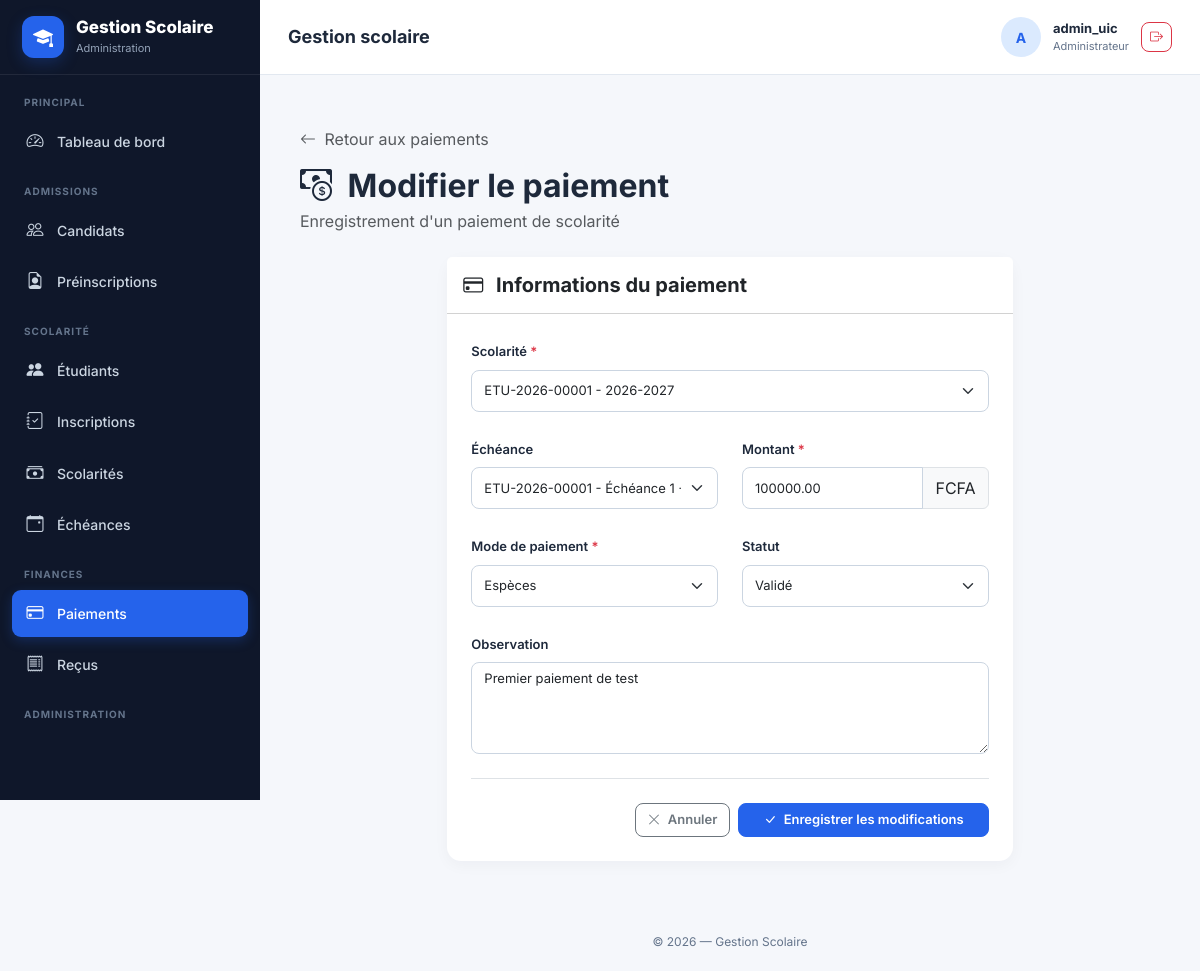
The app's page /paiements/1/modifier/ (signed in), older data.
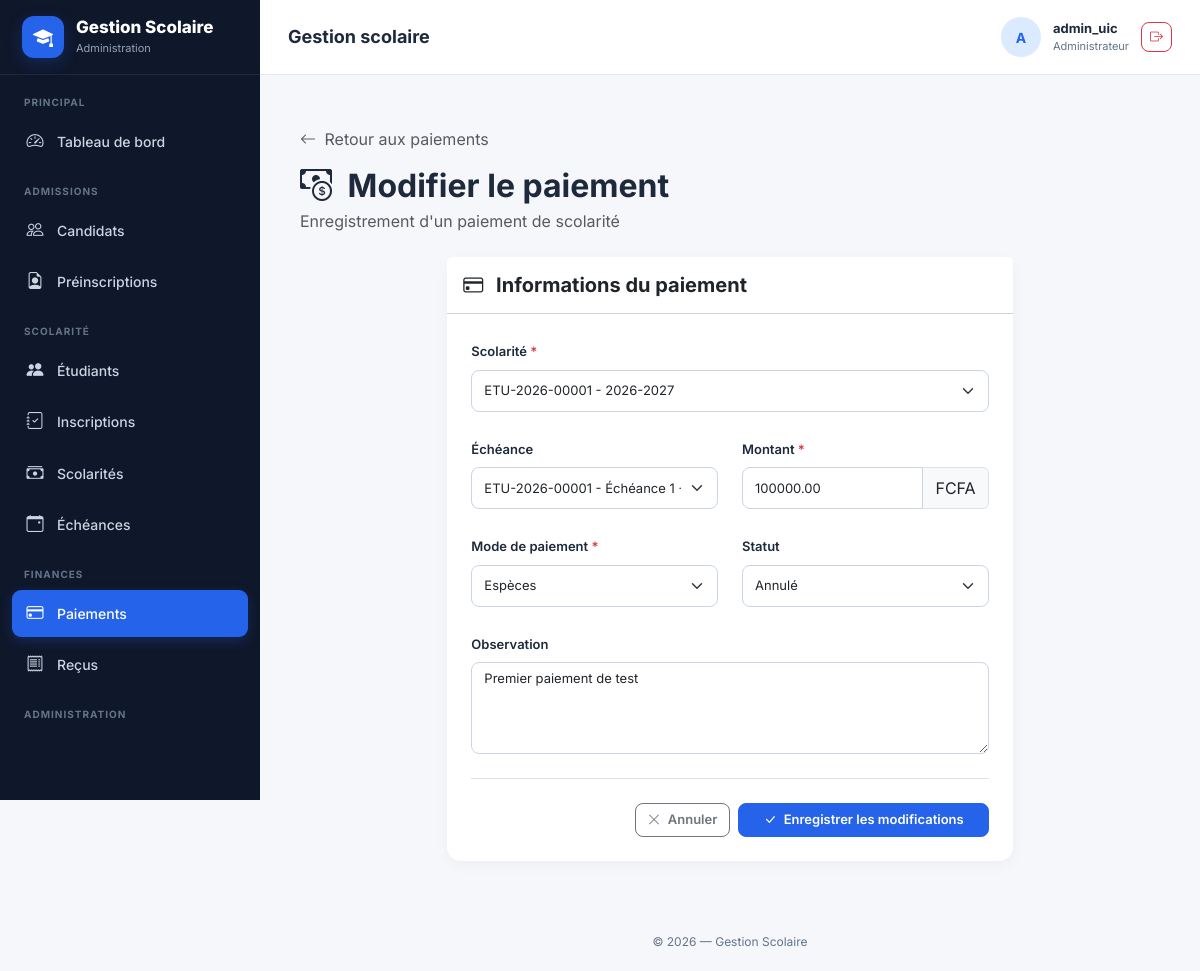
The same page, newer data.
### gestion/models.py (models this page shows, shortened)
class Paiement(models.Model):
    MODE_PAIEMENT_CHOICES = [
        ("ESPECES", "Espèces"),
        ("CHEQUE", "Chèque"),
        ("VIREMENT", "Virement bancaire"),
        ("MOBILE_MONEY", "Mobile Money"),
        ("CARTE", "Carte bancaire"),
        ("AUTRE", "Autre"),
    ]
    STATUT_CHOICES = [
        ("VALIDE", "Validé"),
        ("ANNULE", "Annulé"),
    ]
    reference = models.CharField(
        max_length=40,
        unique=True,
        editable=False
    )
    scolarite = models.ForeignKey(
        Scolarite,
        on_delete=models.PROTECT,
        related_name="paiements"
    )
    echeance = models.ForeignKey(
        Echeance,
        on_delete=models.PROTECT,
        related_name="paiements",
        null=True,
        blank=True
    )
    montant = models.DecimalField(
        max_digits=12,
        decimal_places=2
    )
    mode_paiement = models.CharField(
        max_length=30,
        choices=MODE_PAIEMENT_CHOICES
    )
    statut = models.CharField(
        max_length=20,
        choices=STATUT_CHOICES,
        default="VALIDE"
    )
    date_paiement = models.DateTimeField(
        auto_now_add=True
    )
    observation = models.TextField(
        blank=True
    )
    class Meta:
        verbose_name = "Paiement"
        verbose_name_plural = "Paiements"
        ordering = ["-date_paiement"]

### gestion/views.py (the view)
# urls.py: path("paiements/<int:pk>/modifier/",views.paiement_update,name="paiement_update"),
@login_required
@permission_required('gestion.change_paiement', raise_exception=True)
def paiement_update(request, pk):
    paiement = get_object_or_404(
        Paiement,
        pk=pk
    )
    if request.method == "POST":
        form = PaiementForm(
            request.POST,
            instance=paiement
        )
        if form.is_valid():
            with transaction.atomic():
                paiement = form.save()
                if paiement.echeance:
                    paiement.echeance.save()
                paiement.scolarite.save()
                if paiement.statut == "VALIDE":
                    Recu.objects.get_or_create(
                        paiement=paiement
                    )
                else:
                    Recu.objects.filter(
                        paiement=paiement
                    ).delete()
            messages.success(
                request,
                f"Le paiement {paiement.reference} "
                f"a été modifié avec succès."
            )
            return redirect(
                "gestion:paiement_detail",
                pk=paiement.pk
            )
    else:
        form = PaiementForm(
            instance=paiement
        )
    return render(
        request,
        "gestion/paiements/form.html",
        {
            "form": form,
            "titre": "Modifier le paiement",
            "bouton": "Enregistrer les modifications",
            "paiement": paiement,
        }
    )

### gestion/models.py (called while the page is built)
    def __str__(self):
        return (
            f"{self.inscription.etudiant.matricule} - "
            f"{self.inscription.annee_academique.libelle}"
        )

    def __str__(self):
        return (
            f"{self.scolarite.inscription.etudiant.matricule} - "
            f"Échéance {self.numero} - "
            f"{self.montant} FCFA"
        )

### gestion/templates/gestion/paiements/form.html (shortened to what the changed rows need)
{% extends "gestion/base.html" %}
{% block content %}
<div class="container-fluid py-4">
    <div class="mb-4">
        <h2 class="fw-bold mt-3 mb-1">
            <i class="bi bi-cash-coin me-2"></i>
            {{ titre }}
        </h2>
    </div>
    <div class="row justify-content-center">
        <div class="col-xl-8 col-lg-10">
            <div class="card border-0 shadow-sm">
                <div class="card-body p-4">
                    <form method="post">
                        <div class="row g-4">
                            <div class="col-12">
                                <label for="{{ form.scolarite.id_for_label }}"
                                       class="form-label fw-semibold">
                                    {{ form.scolarite.label }}
                                    <span class="text-danger">*</span>
                                </label>
                                {{ form.scolarite }}
                            </div>
                            <div class="col-md-6">
                                <label for="{{ form.echeance.id_for_label }}"
                                       class="form-label fw-semibold">
                                    {{ form.echeance.label }}
                                </label>
                                {{ form.echeance }}
                            </div>
                            <div class="col-md-6">
                                <div class="input-group">
                                    {{ form.montant }}
                                    <span class="input-group-text">
                                        FCFA
                                    </span>
                                </div>
                            </div>
                            <div class="col-md-6">
                                <label for="{{ form.mode_paiement.id_for_label }}"
                                       class="form-label fw-semibold">
                                    {{ form.mode_paiement.label }}
                                    <span class="text-danger">*</span>
                                </label>
                                {{ form.mode_paiement }}
                            </div>
                            <div class="col-md-6">
                                <label for="{{ form.statut.id_for_label }}"
                                       class="form-label fw-semibold">
                                    {{ form.statut.label }}
                                </label>
                                {{ form.statut }}
                            </div>
                            <div class="col-12">
                                <label for="{{ form.observation.id_for_label }}"
                                       class="form-label fw-semibold">
                                    {{ form.observation.label }}
                                </label>
                                {{ form.observation }}
                            </div>
                        </div>
                    </form>
                </div>
            </div>
        </div>
    </div>
</div>
{% endblock %}

Row changes from the older to the newer data that the page shows:
changed Paiement "Espèces": statut "Validé" → "Annulé"
